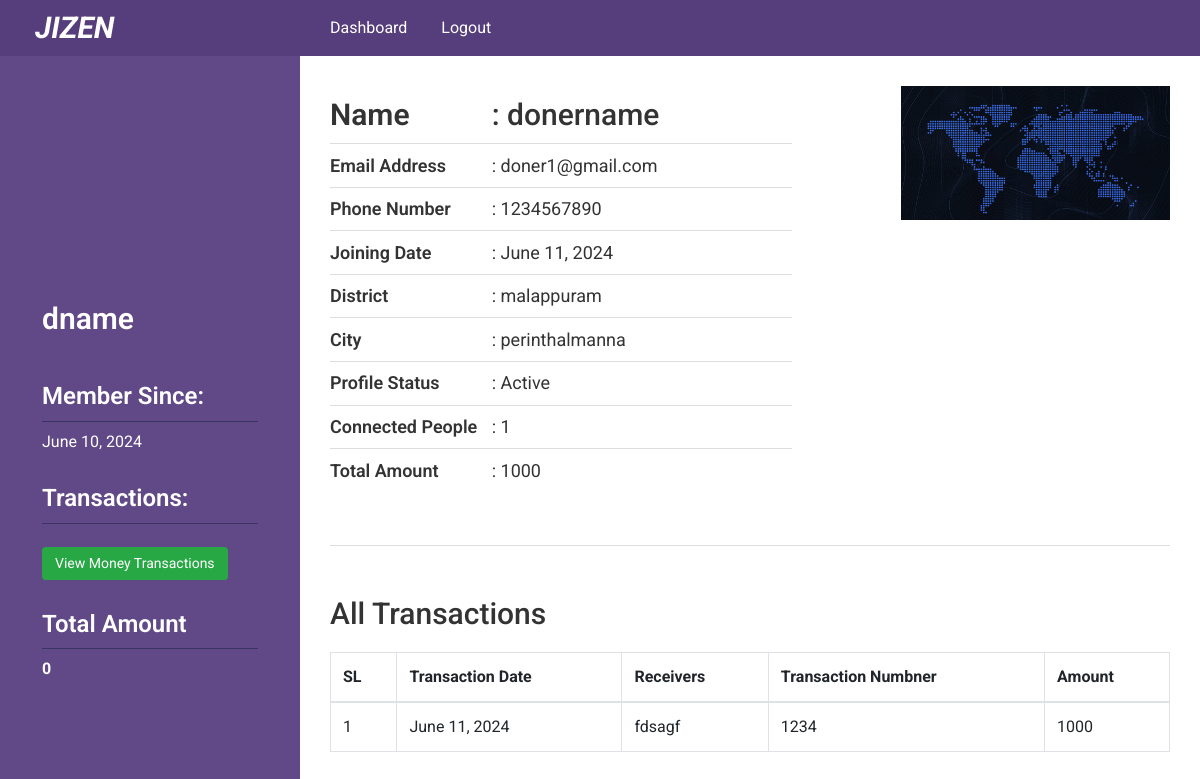
/dashboard/doner/profile/17 (signed in), run on the app's committed database.
### poorapp/models.py (models this page shows, shortened)
class Doner(models.Model):
    doner_name      = models.CharField(max_length = 120)
    gender_list = (
        ('F','Female'),
        ('M','Male'),
        ('O','Other')
    )
    doner_gender    = models.CharField(max_length=1,choices=gender_list, null=True)
    doner_age       = models.IntegerField(null=True,blank=True)
    doner_phone     = models.CharField(max_length=15)
    doner_email     = models.EmailField(max_length=50,blank=True)
    doner_pass      = models.CharField(max_length = 300)
    doner_image     = models.ImageField(upload_to='uploads/',blank = True)
    joining_date    = models.DateField(auto_now=False, auto_now_add=True)
    district_name   = models.ForeignKey(DistrictList, on_delete= models.CASCADE)
    city_name       = models.ForeignKey(CityList, on_delete= models.CASCADE)
    status          = models.BooleanField(default=False)
    complete        = models.BooleanField(default=False)
    request         = models.BooleanField(default=False)

class CityList(models.Model):
    district    = models.ForeignKey(DistrictList, on_delete=models.CASCADE)
    city_name   = models.CharField(max_length=100)
    def __str__(self):
        return self.city_name

class DistrictList(models.Model):
    district_name = models.CharField(max_length=100)
    def __str__(self):
        return self.district_name

class PaymentProcess(models.Model):
    payment_type    = models.ForeignKey(PaymentType, on_delete=models.CASCADE)
    payment_to      = models.ForeignKey(Receivers, on_delete=models.CASCADE)
    payment_by      = models.ForeignKey(Doner, on_delete=models.CASCADE)
    payment_amount  = models.IntegerField()
    bank_account    = models.IntegerField(blank=True, null=True)
    transaction_num = models.CharField(default='1234',max_length=10)
    payment_date    = models.DateField(auto_now_add= True, auto_now=False)
    status          = models.BooleanField(default= False)

class Receivers(models.Model):
    name                    = models.CharField(max_length=150)
    email                   = models.EmailField(max_length=150, blank=True)
    mobile_number           = models.IntegerField()
    password                = models.CharField(max_length = 30, default="123456")
    aplicant_proffessions   = models.ForeignKey('ApplicantProffession', on_delete=models.CASCADE)
    gender_list = (
        ('F','Female'),
        ('M','Male'),
        ('O','Other')
    )
    aplicant_gender         = models.CharField(max_length=1,default = 1,choices=gender_list)
    aplicant_age            = models.IntegerField(default=30)
    image                   = models.ImageField(upload_to='uploads/')
    father_name             = models.CharField(max_length=150)
    father_proffession      = models.ForeignKey('FatherProffession', on_delete=models.CASCADE)
    father_contact_number   = models.IntegerField()
    mother_name             = models.CharField(max_length=150)
    help_type               = models.ForeignKey('HelpCategory', on_delete=models.CASCADE)
    amount                  = models.IntegerField()
    amount_received         = models.IntegerField(default=0)
    require_date            = models.DateField()
    city_name               = models.ForeignKey(CityList, on_delete= models.CASCADE)
    district_name           = models.ForeignKey(DistrictList, on_delete= models.CASCADE)
    post_code               = models.CharField(max_length=20)
    address                 = models.TextField(max_length=500)
    payment_type            = models.ForeignKey('PaymentType', on_delete=models.CASCADE, default=0,null=True)
    payment_type_account    = models.IntegerField(blank=True,null=True)
    identity_document_lists = (
        ('DL','Driving License'),
        ('PP','Passport'),
        ('NC','NID Card'),
        ('BC','Birth Certificate'),
    )
    identity_doc_type       = models.CharField(max_length=2, choices=identity_document_lists)
    identity_doc            = models.ImageField(upload_to='uploads/')
    identity_doc_number     = models.IntegerField(blank=True)
    document_file_one       = models.ImageField(upload_to='uploads/', blank=True)
    problem_description     = RichTextField(blank=True,null=True)
    status                  = models.BooleanField(default=False)
    complete_status         = models.BooleanField(default=False)
    timestamp               = models.DateField(auto_now_add=True, auto_now=False)
    update                  = models.DateField(auto_now=True, auto_now_add=False)
    cloth_count             = models.IntegerField(default=0);
    cloth_size              = models.CharField(max_length=200,default='0');
    edu_items               = models.CharField(max_length=300,default='');
    food_quantity           = models.IntegerField(default=0);
    food_time               = models.CharField(max_length=200,null=True, blank=True);
    def __str__(self):
        return self.name

### poorapp/views.py (the view)
# urls.py: path('doner/profile/<int:doner_id>', views.doner_profile, name='doner_profile'),
def doner_profile(request,doner_id):
    doner = models.Doner.objects.filter(id=doner_id).first()
    payment = models.PaymentProcess.objects.filter(payment_by_id = doner_id)
    people = models.PaymentProcess.objects.filter(payment_by_id = doner_id).count()
    total = 0
    for item in payment:
        total = total + item.payment_amount
    context ={
        'doner'  :doner,
        'payment':payment,
        'total'  :total,
        'people' :people
    }
    return render(request,'dashboard/doner_profile.html',context)

### poorapp/templatetags/data_load.py (called while the page is built)
@register.filter(name='doner_info')
def intactive_counts(request,id):
    doner_info = Doner.objects.filter(id=id)
    return doner_info

@register.filter(name='total_payment')
def total_payment(request,id):
    my_paymenbt = PaymentProcess.objects.filter(payment_by_id=id)
    total = 0
    for payment in my_paymenbt:
        total = total + payment.payment_amount
    return total

### templates/dashboard/doner_profile.html
{% extends 'dashboard-base.html' %}
{% block dashboard %}
    <div class="doner_prifile">
        <div class="top_section">
            <div class="donner_image">
                <img src="{{doner.doner_image.url}}" alt="">
            </div>
            <div class="doner_name">
                <h2><strong>Name</strong>:  {{doner.doner_name}}</h2>
                <h2><strong>Email Address</strong>:  {{doner.doner_email}}</h2>
                <h2><strong>Phone Number</strong>:  {{doner.doner_phone}}</h2>
                <h2><strong>Joining Date</strong>:  {{doner.joining_date}}</h2>
                <h2><strong>District</strong>:  {{doner.city_name.district}}</h2>
                <h2><strong>City</strong>:  {{doner.city_name}}</h2>
                <h2><strong>Profile Status</strong>:  {% if doner.status %} Active{% else %} Inactive{% endif %} </h2>
                <h2><strong>Connected People</strong>:  {{people}}</h2>
                <h2><strong>Total Amount</strong>:  {{total}}</h2>
            </div>
        </div>
        <div class="all_transactions">
            <h2>All Transactions</h2>
            <table class="table table-bordered">
                <thead>
                    <th>SL</th>
                    <th>Transaction Date</th>
                    <th>Receivers</th>
                    <th>Transaction Numbner</th>
                    <th>Amount</th>
                </thead>
                <tbody>
                    {% for item in payment %}
                        <tr>
                            <td>{{forloop.counter}}</td>
                            <td>{{item.payment_date}}</td>
                            <td>{{item.payment_to}}</td>
                            <td>{{item.transaction_num}}</td>
                            <td>{{item.payment_amount}}</td>
                        </tr>
                    {% endfor %}
                </tbody>
            </table>
        </div>
    </div>
{% endblock dashboard %}

### templates/dashboard-base.html (shortened to what this page needs)
<!DOCTYPE html>
<html lang="en">
<head>
    <link rel="stylesheet" href="https://cdnjs.cloudflare.com/ajax/libs/font-awesome/4.7.0/css/font-awesome.min.css">
    {% load static %}
    {% load data_load %}
    <link rel="stylesheet" href="{% static 'css/bootstrap.min.css' %}">
    <link rel="stylesheet" href="{% static 'style.css' %}">
</head>
<body>
<header class="header_area sticky-top">
    <div class="container-fluid">
        <div class="row">
            <div class="col-sm-3">
                <div class="logo">
                    <a target="_blank" href="{% url 'commonapp:home' %}"><h2>JIZEN</h2></a>
                </div>
            </div>
            <div class="col-md-8">
                {% if request.session.admin  %}
                <div class="top_title doner_menu_area">
                        <div class="left_menu menu">
                            <ul>
                                <li><a href="">Dashboard</a></li>
                                </li>
                                <li><a href="{% url 'poorapp:admin_logout' %}">Logout</a></li>
                            </ul>
                        </div>
                        <!-- <div class="right_menu menu">
                            <ul>
                                <li><a href="">Settings <i class="fa fa-sort-down"></i></a>
                                    <ul>
                                        <li><a href="">Update Profile</a></li>
                                        <li><a href="">Change Password</a></li>
                                        <li><a href="">View login History</a></li>
                                        <li><a href="">Help</a></li>
                                    </ul>
                                </li>
                            </ul>
                        </div> -->
                    </div>
                {% elif request.session.userid %}
                    <div class="top_title doner_menu_area">
                        <div class="left_menu menu">
                            <ul>
                                <li><a href="{% url 'poorapp:doner_dashboard' %}">Dashboard</a></li>
                                <li><a href="{% url 'poorapp:doner_logout' %}">Logout</a></li>
                            </ul>
                        </div>
                    </div>
                {% endif %}
            </div>
        </div>
    </div>
</header>
<section class="dashboard_content_area">
    <div class="container-fluid">
        <div class="row">
            <div class="col-sm-3 fixed-left dashboard_sidebar">
                <div class="sidebar">
                {% if request.session.admin %}
                    <div class="accordion single_sidebar" id="accordionExample">
                        <h3 class="collapsed" data-toggle="collapse" data-target="#one" aria-expanded="true" aria-controls="one"><i class="fa fa-list-ul"></i> Receiver Dashboard</h3>
                        <div id="one" class="dashboard_menu collapse show" data-parent="">
                            <ul>
                                <li><a href="{% url 'poorapp:poor_list' %}"><i class="fa fa-hand-o-right"></i> Receiver list</a></li>
                            </ul>
                        </div>
                        <h3 class="collapsed" data-toggle="collapse" data-target="#helper" aria-expanded="true" aria-controls="helper"><i class="fa fa-list-ul"></i> Who are Helping Now</h3>
                        <div id="helper" class="dashboard_menu collapse show" data-parent="">
                            <ul>
                                <li><a href="{% url 'poorapp:doner_list' %}"><i class="fa fa-hand-o-right"></i> Donor List</a></li>
                            </ul>
                        </div>
                    </div>
                    {% elif request.session.userid %}
                        <div class="doner_profile_area">
                            {% for doner in doner_info|doner_info:request.session.userid %}
                                {% if doner.doner_image%}
                                    <div class="doner_image">
                                        <a href="{% url 'poorapp:doner_dashboard' %}"><img src="{{doner.doner_image.url}}" alt=""></a>
                                    </div>
                                {% endif %}
                                <div class="general_info">
                                    <h2>{{doner.doner_name}}</h2>
                                    <h3>Member Since:</h3>
                                    <p>{{doner.joining_date}}</p>
                                    <h3>Transactions: </h2>
                                    <a href="{% url 'poorapp:view_transactions' request.session.userid %}" class="btn btn-success btn-sm">View Money Transactions</a>
                                    <h3>Total Amount</h3>
                                    <p><strong>{{ total_payments|total_payment:request.session.userid }}</strong></p>
                                </div>
                            {% endfor %}
                        </div>
                    {% endif %}
                </div>
            </div>
            <div class="col-sm-9">
                <div class="dashboard_content">
                    {% block dashboard %}
                    {% endblock dashboard %}
                </div>
            </div>
        </div>
    </div>
</section>
</body>
</html>

### static/style.css (style rules this page uses)
body { font-family: 'Roboto', sans-serif; }
.header_area { background-color: #563d7c; }
*,h1,h2,h3,h4,h5,h6,ul,li,a,p { margin: 0; padding: 0; }
.logo h2 { font-size: 30px; color: #fff; margin-bottom: 0; padding: 5px 20px; margin: 5px 0; display: inline-block; border-radius: 5px; font-style: italic; font-weight: 700; }
.col-sm-3.dashboard_sidebar { background-color: #614887; padding-bottom: 60px; min-height: 700px; }
ul { list-style: none; }
.dashboard_content { padding: 30px 15px 80px; z-index: 1; position: relative; }
.menu ul li { display: inline; }
.menu ul li a { color: #fff; font-weight: 400; display: inline-block; font-size: 16px; padding: 16px 15px; text-transform: capitalize; text-decoration: none; transition: all 0.5s; }
.doner_image { text-align: center; }
.doner_image a { display: block; width: 200px; height: 200px; display: block; overflow: hidden; border-radius: 400px; }
.general_info p { color: #fff; margin-bottom: 20px; }
.doner_profile_area { padding: 30px 10%; }
.general_info h2 { font-size: 30px; color: #fff; font-weight: 600; padding: 15px 0; }
.general_info a.btn { padding: 5px 12px; margin-top: 15px; }
.general_info h3 { font-size: 24px; font-weight: 600; color: #fff; padding-bottom: 10px; margin-bottom: 8px; border-bottom: 1px solid #3A3560; margin-top: 30px; }
.left_menu.menu { float: left; width: 87%; }
.menu ul li { position: relative; }
.doner_name h2 strong { font-weight: 600; width: 35%; float: left; }
.top_section { overflow: hidden; display: block; width: 100%; border-bottom: 1px solid #ddd; padding-bottom: 53px; }
.donner_image { float: right; width: 32%; margin-right: 0; }
.donner_image img { width: 100%; }
.doner_name { float: left; width: 55%; margin-right: 10%; }
.doner_name h2:first-child { font-size: 30px; color: #333; font-weight: 500; }
.doner_name h2:last-child { border: navajowhite; }
.doner_name h2 { font-size: 18px; font-weight: 400; color: #333; padding: 10.5px 0; border-bottom: 1px solid #ddd; }
.all_transactions { overflow: hidden; display: block; width: 100%; padding: 50px 0 20px; }
.all_transactions h2 { margin-bottom: 20px; font-size: 30px; color: #333; }

### data on the page
Doner: doner_name "dname", joining_date "June 10, 2024", request "0"
Doner: doner_image (picture), doner_name "donername", doner_email "doner1@gmail.com", doner_phone "1234567890", joining_date "June 11, 2024", city_name.district "malappuram", city_name "perinthalmanna"
PaymentProcess: payment_date "June 11, 2024", payment_to "fdsagf", transaction_num "1234", payment_amount "1000"

### other printed values
{{ people }} "1"
{{ total }} "1000"
